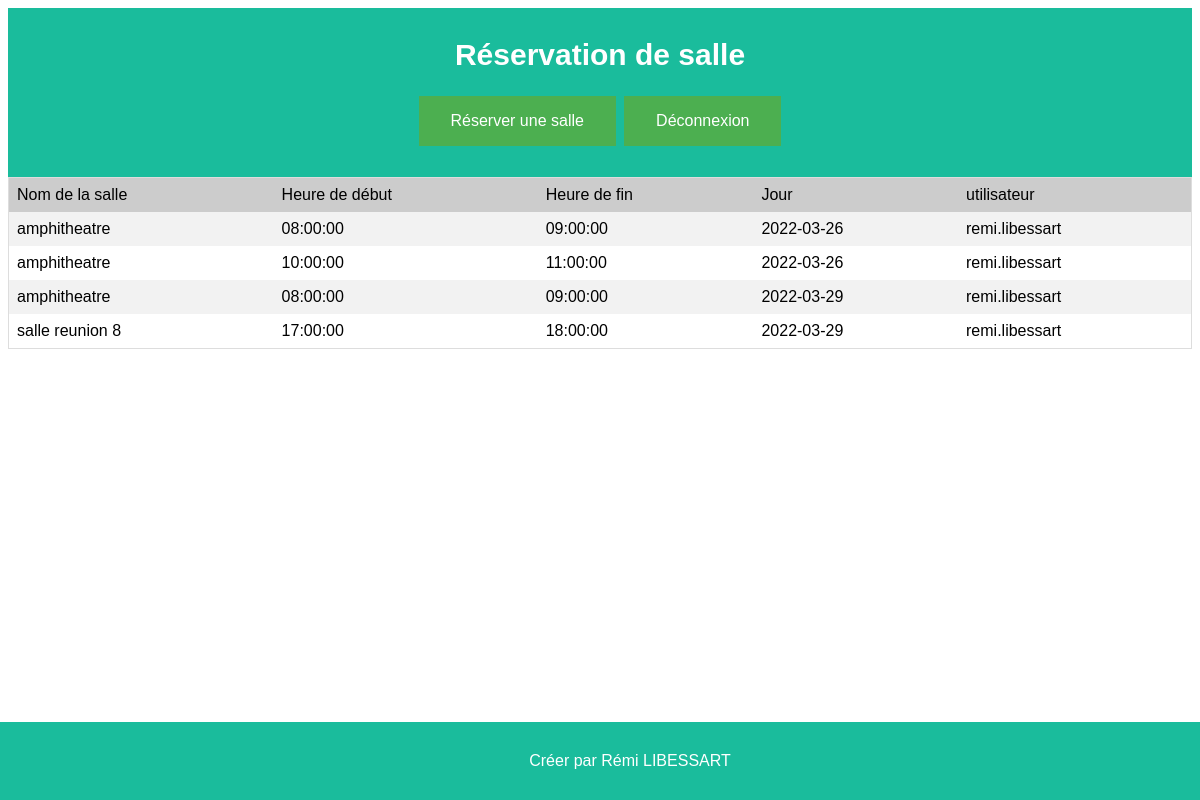
/mission_2.2/planning.php, run on an earlier commit of the app's database.
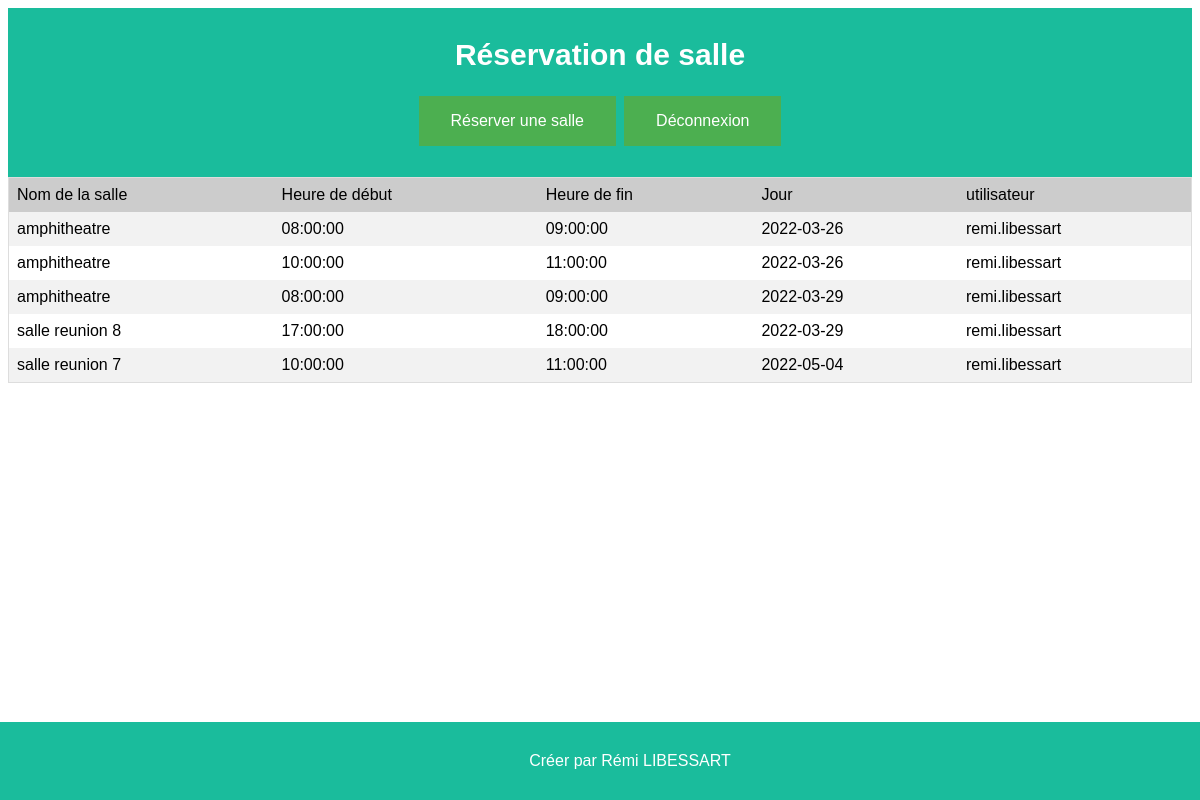
And on a later commit of the database.
### tables this page shows
CREATE TABLE IF NOT EXISTS `reservation` (
  `id` int(150) NOT NULL AUTO_INCREMENT,
  `jour` date NOT NULL,
  `heuredebut` time NOT NULL,
  `heurefin` time NOT NULL,
  `id_salle` varchar(150) NOT NULL,
  `id_reserveur` varchar(150) NOT NULL,
  PRIMARY KEY (`id`),
  KEY `id_salle` (`id_salle`,`id_reserveur`)
);

### mission_2.2/planning.php (the view, shortened to what this page needs)
<?php
$mysqli=mysqli_connect('localhost','root','','mission2.2');
$result = mysqli_query($mysqli, "SELECT * FROM reservation ORDER BY jour ASC, heuredebut ASC");
?>
<html>
<head>
    <link rel="stylesheet" href="style.css" />
</head>
<body>
<header class="header">
    <h1>Réservation de salle</h1>
    <a href="FormulaireReservation.php" class="button">Réserver une salle</a>
    <a href="Deconnexion.php" class="button">Déconnexion</a><br/><br/>
</header>
    <table width='80%' border=0>
    <tr bgcolor='#CCCCCC'>
        <td>Nom de la salle</td>
        <td>Heure de début</td>
        <td>Heure de fin</td>
        <td>Jour</td>
        <td>utilisateur</td>
    </tr>
    <?php
    while($res = mysqli_fetch_array($result)) {
        echo "<tr>";
        echo "<td>".$res['id_salle']."</td>";
        echo "<td>".$res['heuredebut']."</td>";
        echo "<td>".$res['heurefin']."</td>";
        echo "<td>".$res['jour']."</td>";
        echo "<td>".$res['id_reserveur']."</td>";
    }
    ?>
    </table>
<footer class="footer">
Créer par Rémi LIBESSART
</footer>
</body>
</html>

### mission_2.2/style.css (style rules this page uses)
body { font-family: arial; }
.header { padding: 10px; background: #1abc9c; color: white; text-align: center; font-size: 15px; }
.footer { padding: 30px; position: fixed; left: 0; bottom: 0; width: 100%; background-color:#1abc9c; color: white; text-align: center; }
table { border-collapse: collapse; border-spacing: 0; width: 100%; border: 1px solid #ddd; }
th, td { text-align: left; padding: 8px; }
tr:nth-child(even) { background-color: #f2f2f2 }
.button { background-color: #4CAF50; color: white; padding: 16px 32px; text-align: center; text-decoration: none; display: inline-block; font-size: 16px; margin: 4px 2px; transition-duration: 0.1s; cursor: pointer; }
.button { background-color: #4CAF50; color: white; }

What changed in the data, as far as the page shows it:
added reservation: id_salle "salle reunion 7", heuredebut "10:00:00", heurefin "11:00:00", jour "2022-05-04", id_reserveur "remi.libessart"
